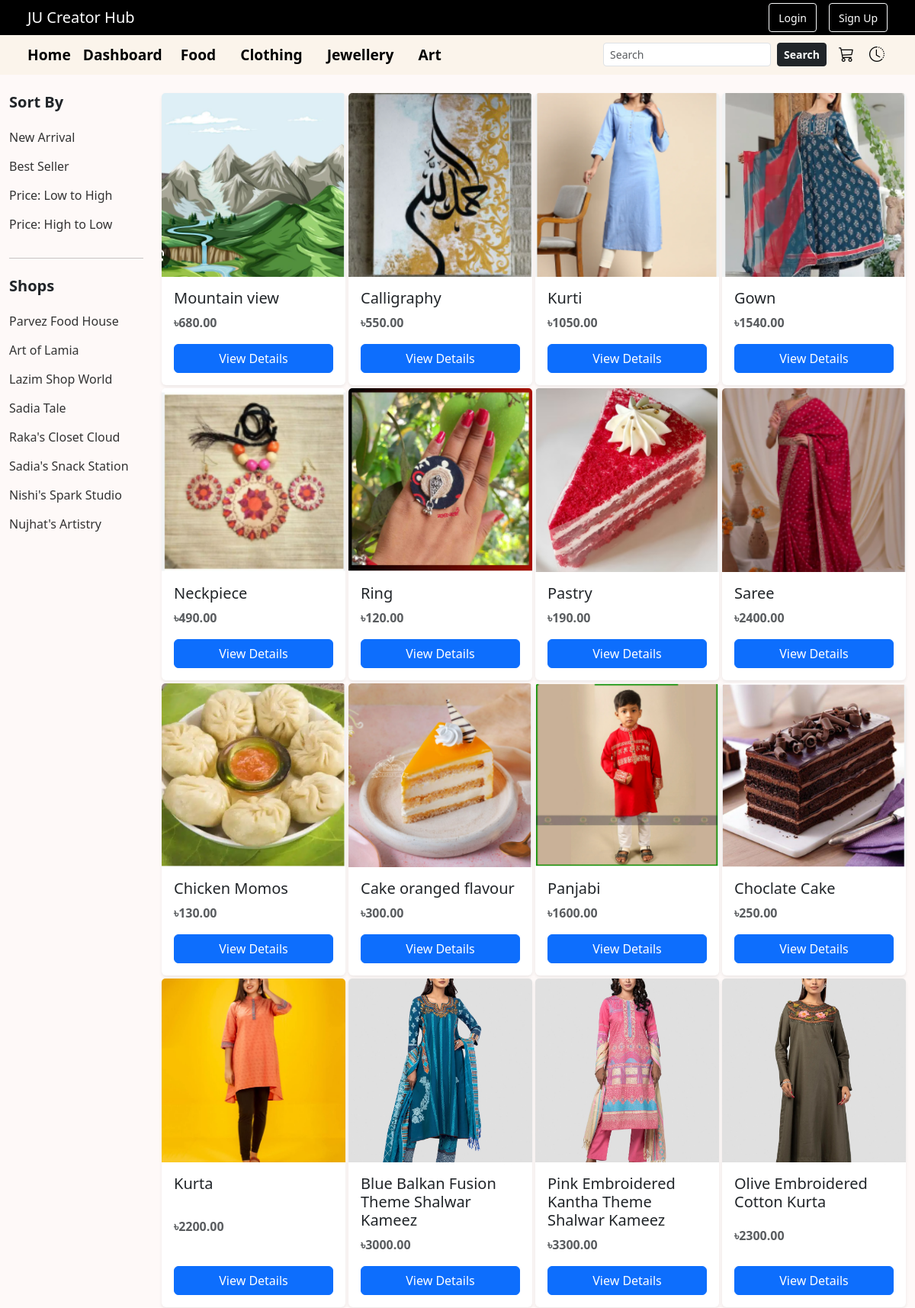
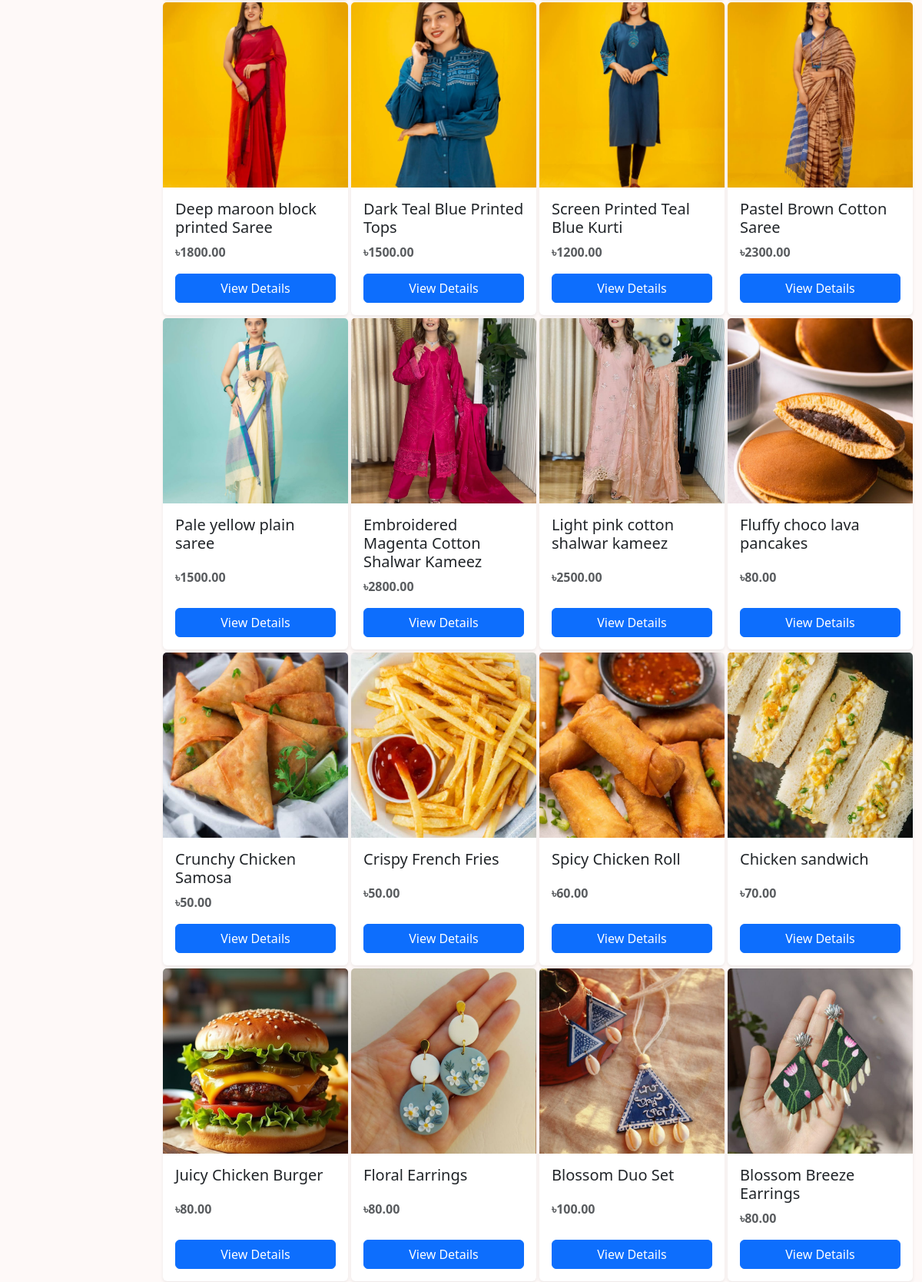
Screenshot of /products/ (upper part) with the database file from the repository (2 pictures, top to bottom).
### ecommerce/models.py (models this page shows, shortened)
class Profile(models.Model):
    ROLE_CHOICES = [
        ('admin', 'Admin'),
        ('buyer', 'Buyer'),
        ('seller', 'Seller'),
    ]
    user = models.OneToOneField(User, on_delete=models.CASCADE)
    role = models.CharField(max_length=10, choices=ROLE_CHOICES)
    shop_name = models.CharField(max_length=100, blank=True, null=True)

class Product(models.Model):
    CATEGORY_CHOICES = [
        ('food', 'Food'),
        ('clothing', 'Clothing'),
        ('jewellery', 'Jewellery'),
        ('art', 'Art'),
    ]
    name = models.CharField(max_length=255)
    image = models.ImageField(upload_to='product_images/')
    price = models.DecimalField(max_digits=10, decimal_places=2)
    description = models.TextField()
    category = models.CharField(max_length=50, choices=CATEGORY_CHOICES)
    seller = models.ForeignKey(User, on_delete=models.CASCADE, related_name='products')

### ecommerce/views.py (the view)
# urls.py: path('products/', views.product_showcase, name='product_showcase'),
def product_showcase(request):
    sort = request.GET.get('sort')
    shop = request.GET.get('shop')
    products = Product.objects.all()
    if shop:
        products = products.filter(seller__profile__shop_name=shop)
    if sort == 'new':
        products = products.order_by('-id')  # Assuming ID increases with time
    elif sort == 'best':
        products = products.annotate(total_sales=Count('orderitem')).order_by('-total_sales')
    elif sort == 'low':
        products = products.order_by('price')
    elif sort == 'high':
        products = products.order_by('-price')
    shop_names = Profile.objects.filter(role='seller').exclude(shop_name__isnull=True).exclude(shop_name__exact='').values_list('shop_name', flat=True).distinct()
    return render(request, 'ecommerce/product_showcase.html', {
        'products': products,
        'shop_names': shop_names,
    })

### ecommerce/context_processors.py (called while the page is built)
def shop_names_processor(request):
    shop_names = Profile.objects.filter(
        role='seller',
        shop_name__isnull=False
    ).exclude(shop_name='')
    return {'shop_names': shop_names}

### ecommerce/templates/ecommerce/product_showcase.html (shortened to what this page needs)
<!DOCTYPE html>
<html lang="en">
<head>
  <link href="https://cdn.jsdelivr.net/npm/bootstrap@5.3.0/dist/css/bootstrap.min.css" rel="stylesheet">
  <link href="https://cdn.jsdelivr.net/npm/bootstrap-icons@1.10.5/font/bootstrap-icons.css" rel="stylesheet">
</head>
<body>
<nav class="navbar navbar-expand-lg navbar-dark px-4">
  <div class="container-fluid">
    <a class="navbar-brand" href="#">JU Creator Hub</a>
    <div class="ms-auto d-flex align-items-center gap-2">
      {% if user.is_authenticated %}
        {% if user.profile.role == 'buyer' %}
          <a href="{% url 'buyer_account' %}" class="btn btn-sm d-flex align-items-center" style="height: 38px; padding: 0 12px;">
            <i class="bi bi-person-circle fs-5"></i>
            <span class="ms-1 d-none d-md-inline">Account</span>
          </a>
        {% elif user.profile.role == 'seller' %}
          <a href="{% url 'seller_account' %}" class="btn btn-sm d-flex align-items-center" style="height: 38px; padding: 0 12px;">
            <i class="bi bi-person-circle fs-5"></i>
            <span class="ms-1 d-none d-md-inline">Account</span>
          </a>
        {% endif %}
        <form method="POST" action="{% url 'logout' %}" style="display: inline;">
          {% csrf_token %}
          <button type="submit" class="btn btn-sm text-white" style="background: none; border: none;">Logout</button>
        </form>
      {% else %}
        <a href="{% url 'login' %}" class="btn btn-outline-light btn-sm me-2 d-flex align-items-center" style="height: 38px; padding: 0 12px;">Login</a>
        <a href="{% url 'signup' %}" class="btn btn-outline-light btn-sm d-flex align-items-center" style="height: 38px; padding: 0 12px;">Sign Up</a>
      {% endif %}
    </div>
  </div>
</nav>
<nav class="navbar navbar-expand-lg beige-navbar px-4">
  <div class="container-fluid">
    <a class="navbar-brand " href="{% url 'home' %}">Home</a>
     <a class="navbar-brand " href="{% url 'product_showcase' %}">Dashboard</a>
    <div class="collapse navbar-collapse">
      <ul class="navbar-nav me-auto mb-2 mb-lg-0 gap-3">
        <li class="nav-item"><a class="nav-link menu-link" href="{% url 'product_list' 'food' %}">Food</a></li>
        <li class="nav-item"><a class="nav-link menu-link" href="{% url 'product_list' 'clothing' %}">Clothing</a></li>
        <li class="nav-item"><a class="nav-link menu-link" href="{% url 'product_list' 'jewellery' %}">Jewellery</a></li>
        <li class="nav-item"><a class="nav-link menu-link" href="{% url 'product_list' 'art' %}">Art</a></li>
      </ul>
    </div>
    <form class="d-flex me-3" method="GET" action="{% url 'search_results' %}">
      <input class="form-control form-control-sm me-2" type="search" name="q" placeholder="Search" aria-label="Search">
      <button class="btn btn-dark btn-sm fw-semibold" type="submit">Search</button>
    </form>
    {% if user.is_authenticated %}
      <a href="{% url 'cart' %}" class="cart-history-link me-3">
        <i class="bi bi-cart3 me-1 fs-5"></i>
      </a>
      <a href="{% url 'order_history' %}" class="cart-history-link">
        <i class="bi bi-clock-history me-1 fs-5"></i>
      </a>
    {% else %}
      <a href="{% url 'login' %}?next={% url 'cart' %}" class="cart-history-link me-3">
        <i class="bi bi-cart3 me-1 fs-5"></i>
      </a>
      <a href="{% url 'login' %}?next={% url 'order_history' %}" class="cart-history-link">
        <i class="bi bi-clock-history me-1 fs-5"></i>
      </a>
    {% endif %}
  </div>
</nav>
<div class="container-fluid mt-4">
  <div class="row">
    <div class="col-md-2">
      <h5 class="fw-bold mb-3">Sort By</h5>
      <a href="?sort=new" class="sort-link">New Arrival</a>
      <a href="?sort=best" class="sort-link">Best Seller</a>
      <a href="?sort=low" class="sort-link">Price: Low to High</a>
      <a href="?sort=high" class="sort-link">Price: High to Low</a>
      <hr class="my-4">
      <h5 class="fw-bold mb-3">Shops</h5>
      {% for shop in shop_names %}
        <a href="?shop={{ shop }}" class="sort-link">{{ shop }}</a>
      {% endfor %}
    </div>
    <div class="col-md-10">
      <div class="row gx-1">
        {% if products %}
          {% for product in products %}
            <div class="col-md-3 mb-1">
              <div class="card h-100 shadow-sm border-0">
                <img src="{{ product.image.url }}" class="card-img-top" style="aspect-ratio: 1 / 1; object-fit: cover;" alt="{{ product.name }}">
                <div class="card-body d-flex flex-column justify-content-between">
                  <h5 class="card-title justify-content-between">{{ product.name }}</h5>
                  <p class="card-text fw-semibold text-muted">৳{{ product.price }}</p>
                  {% if user.is_authenticated and user.profile.role == 'buyer' %}
                    <a href="{% url 'product_detail' product.id %}" class="btn btn-dark w-100">View Details</a>
                  {% else %}
                    <a href="{% url 'product_detail' product.id %}" class="btn btn-primary">View Details</a>
                  {% endif %}
                </div>
              </div>
            </div>
          {% endfor %}
        {% else %}
          <p class="text-muted">No products available.</p>
        {% endif %}
      </div>
    </div>
  </div>
</div>
</body>
</html>

### ecommerce/templates/ecommerce/product_showcase.html (style rules this page uses)
body { background-color:rgb(254, 249, 248); }
.navbar { background-color: #000; padding-top: 0.2rem; padding-bottom: 0.2rem; }
.navbar a { color: white !important; }
.beige-navbar { background-color: rgb(251, 244, 235); }
.beige-navbar .navbar-brand, .beige-navbar .menu-link { font-weight: 600; font-size: 1.2rem; color: black !important; transition: color 0.3s ease; }
.cart-history-link { color: black; font-weight: 600; display: flex; align-items: center; text-decoration: none; transition: color 0.3s ease; }
.cart-history-link i { color: black !important; }
.sort-link { color: #333; text-decoration: none; display: block; padding: 6px 0; transition: color 0.2s; font-weight: 500; border-bottom: 2px solid transparent; }

### rows the page displays
Profile: shop_name "Parvez Food House"
Profile: shop_name "Art of Lamia"
Profile: shop_name "Lazim Shop World"
Profile: shop_name "Sadia Tale"
Profile: shop_name "Raka's Closet Cloud"
Profile: shop_name "Sadia's Snack Station"
Profile: shop_name "Nishi's Spark Studio"
Profile: shop_name "Nujhat's Artistry"
Product: image (picture), name "Mountain view", price "680.00"
Product: image (picture), name "Calligraphy", price "550.00"
Product: image (picture), name "Kurti", price "1050.00"
Product: image (picture), name "Gown", price "1540.00"
Product: image (picture), name "Neckpiece", price "490.00"
Product: image (picture), name "Ring", price "120.00"
Product: image (picture), name "Pastry", price "190.00"
Product: image (picture), name "Saree", price "2400.00"
Product: image (picture), name "Chicken Momos", price "130.00"
Product: image (picture), name "Cake oranged flavour", price "300.00"
Product: image (picture), name "Panjabi", price "1600.00"
Product: image (picture), name "Choclate Cake", price "250.00"
Product: image (picture), name "Kurta", price "2200.00"
Product: image (picture), name "Blue Balkan Fusion Theme Shalwar Kameez", price "3000.00"
Product: image (picture), name "Pink Embroidered Kantha Theme Shalwar Kameez", price "3300.00"
Product: image (picture), name "Olive Embroidered Cotton Kurta", price "2300.00"
Product: image (picture), name "Deep maroon block printed Saree", price "1800.00"
Product: image (picture), name "Dark Teal Blue Printed Tops", price "1500.00"
Product: image (picture), name "Screen Printed Teal Blue Kurti", price "1200.00"
Product: image (picture), name "Pastel Brown Cotton Saree", price "2300.00"
Product: image (picture), name "Pale yellow plain saree", price "1500.00"
Product: image (picture), name "Embroidered Magenta Cotton Shalwar Kameez", price "2800.00"
Product: image (picture), name "Light pink cotton shalwar kameez", price "2500.00"
Product: image (picture), name "Fluffy choco lava pancakes", price "80.00"
Product: image (picture), name "Crunchy Chicken Samosa", price "50.00"
Product: image (picture), name "Crispy French Fries", price "50.00"
Product: image (picture), name "Spicy Chicken Roll", price "60.00"
Product: image (picture), name "Chicken sandwich", price "70.00"
Product: image (picture), name "Juicy Chicken Burger", price "80.00"
Product: image (picture), name "Floral Earrings", price "80.00"
Product: image (picture), name "Blossom Duo Set", price "100.00"
Product: image (picture), name "Blossom Breeze Earrings", price "80.00"
